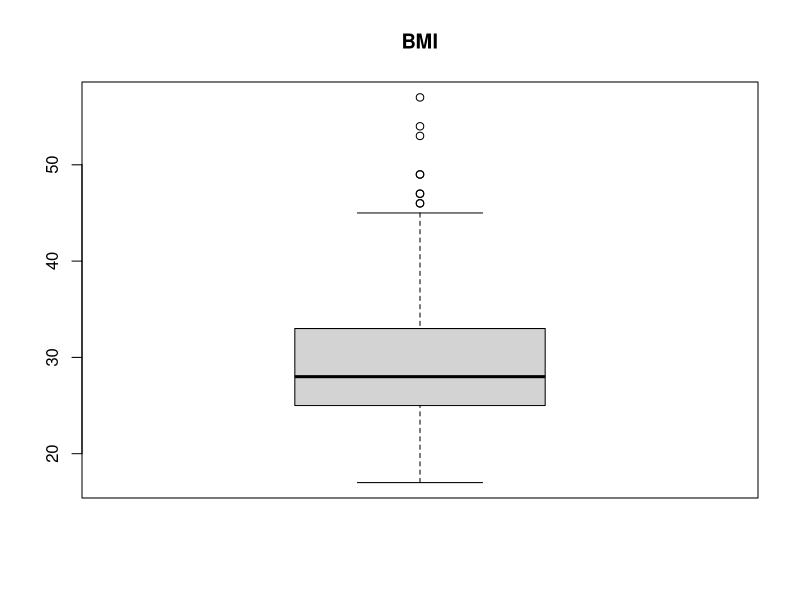
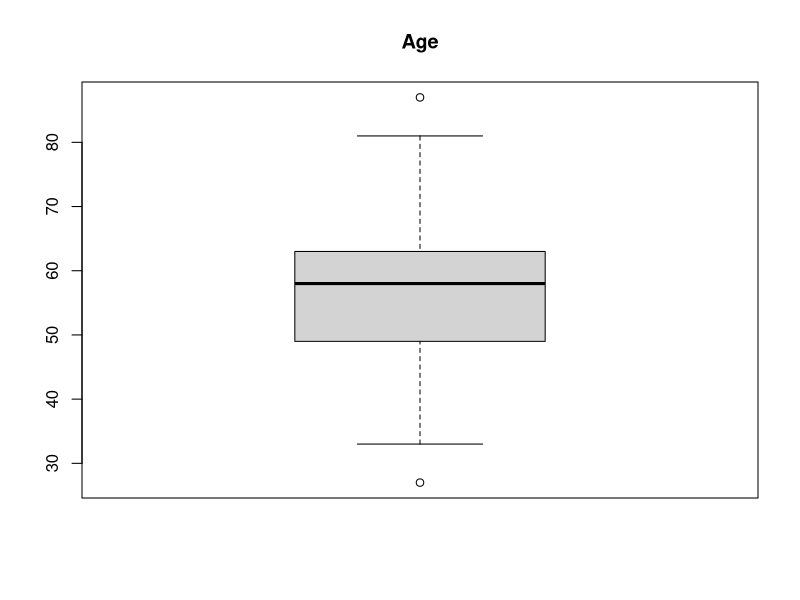
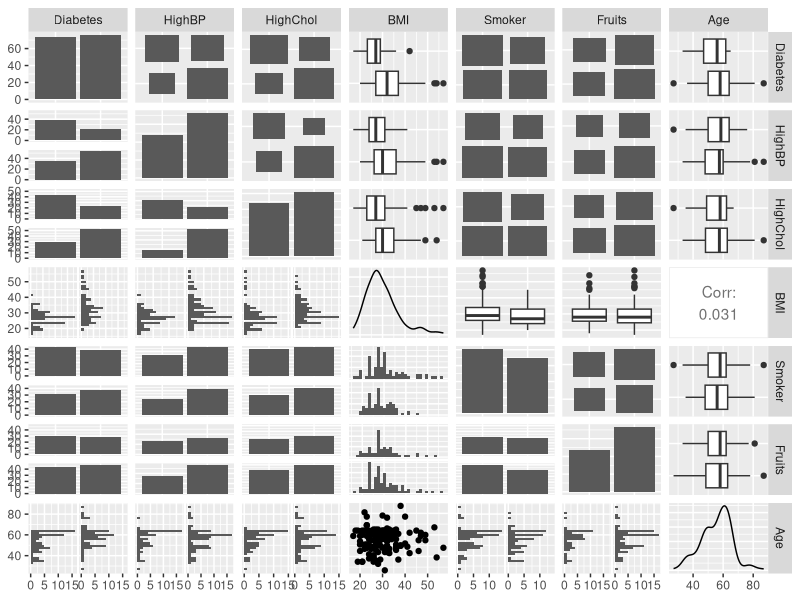

Write the R code that produced these figures, in order. (Note: this script raises an error after producing the figures.)
library(ggplot2)
library(GGally)
library(dplyr)

diabetes = read.csv("Diabetes.csv")
View(diabetes)

diabetes$Diabetes = factor(diabetes$Diabetes)
diabetes$HighBP = factor(diabetes$HighBP)
diabetes$HighChol = factor(diabetes$HighChol)
diabetes$Smoker = factor(diabetes$Smoker)
diabetes$Fruits = factor(diabetes$Fruits)


summary(diabetes$Diabetes)
summary(diabetes$HighBP)
summary(diabetes$HighChol)
summary(diabetes$BMI)
summary(diabetes$Smoker)
summary(diabetes$Fruits)
summary(diabetes$Age)
boxplot(diabetes$BMI,  main = "BMI")
boxplot(diabetes$Age,  main = "Age")

ggpairs(diabetes)

tree1 = tree(Diabetes ~ ., data = diabetes)
plot(tree1)
text(tree1, pretty = 0)

#we have to go to further data analysis for all possible explanatory variables, although some are more likely
# than others


#regression:

#binomial logistic regression must be used (binary response variable + typical OLS assumptions e.g.
# normally distributed residuals(?), homoscedascity not met + unbounded)

#considering non-linear terms and interaction terms, polynomial terms are not useful for the many binary
# variables we have. I cannot think of good reason for age to have a non-linear relationship with diabetes.
#BMI polynomial might make sense (upon particular obesity threshold, diabetes becomes much more likely).
#however, we see from ggpairs that the BMI distribution of those with diabetes is largely an overall shift of
# the distribution of those without diabetes, so the effect of BMI can be considered largely linear.
#with interaction terms, we see that BMI*age would be one to look at from the tree we generated, as they
# repeatedly appear after the other, but other interactions are not only weak but also difficult
# to logically reason how they may be related. Thus, we will see whether BMI*age helps prediction of diabetes
# at a statistically significant level, considering that adding an interaction term makes models more complex

#we first look at the baseline model, which will include no interaction terms but all of the provided
# potential explanatory variables, as all of them require further data analysis (none were 0 correlation)
set.seed(1)
split_idx = sample(nrow(diabetes), 120)
diabetes_train = diabetes[split_idx, ]
diabetes_test = diabetes[-split_idx, ]

logmodel1 = glm(Diabetes ~  ., data = diabetes_train, binomial(logit))
summary(logmodel1)

#in making a more parsimonious model, we will start with removing fruits, as it is the least statistically
# significant and we also saw in our expectation that the correlation was not strong
logmodel2 = update(logmodel1,~. - Fruits)
summary(logmodel2)
#we see that the AIC has indeed decreased, which is a good sign that this model is better when considering
# how it is less complex despite the very slight increase in residual deviance (129.37 to 129.63).

#we will next remove highBP, as it is not statistically significant either.
logmodel3 = update(logmodel2,~. - HighBP)
summary(logmodel3)
#again we see AIC drop, as the model becomes simpler but only sees a slight increase in residual deviance

#we will next remove age, as it is still not statistically significant at the 5% level
logmodel4 = update(logmodel3,~. - Age)
summary(logmodel4)

anova(logmodel3, logmodel4, test = "Chisq")
#we see that this actually increased the AIC due to the residual deviance increasing quite a lot
# (129.96 to 133.65). Although exploratory plots suggested only modest differences in age distributions 
# between outcome groups, likelihood-based model comparison indicated that Age contributed to the fitted
# model after adjustment for other risk factors.
#Thus, although the general rule is to remove age as the p-value of its coefficient is >0.05, we will opt to
# keep it in the model as we see the overall model strength is notably stronger with it remained.
#This is also supported by the ANOVA comparing the model with and without age, as it indicates that it is
# close to statistically significant at the 5% level, and thus is reasonable to be kept considering the AIC
# which is our primary focus/evidence.
#now that we have found our baseline appropriate model, we will see whether the interaction term we
# identified to be potentially useful for prediction, age*BMI, helps significantly as well.

logmodel5 = update(logmodel3,~. + BMI*Age)
summary(logmodel5)
#Very high p-value, low Wald z-value, so not statistically significant (cannot reject null hypothesis)
#Furthermore, adding the interaction term greatly increased the standard error of BMI and Age variables
# as well, making these not statistically significant either.
#Although tree-based analysis suggested possible interaction between Age and BMI, formal testing using
# logistic regression showed no evidence that this interaction improved model fit.
#Therefore, we will not keep the interaction term included, and our final model is logmodel3.


prob = predict(logmodel3, diabetes_test, type = "response")

how_well = data.frame(prob, diabetes_test$Diabetes) %>% 
  mutate(result = round(prob) == diabetes_test$Diabetes)
how_well

confusion_matrix = table(diabetes_test$Diabetes, round(prob))
confusion_matrix

accuracy = sum(diag(confusion_matrix)) / sum(confusion_matrix) * 100
accuracy

summary(diabetes_test$Diabetes)
